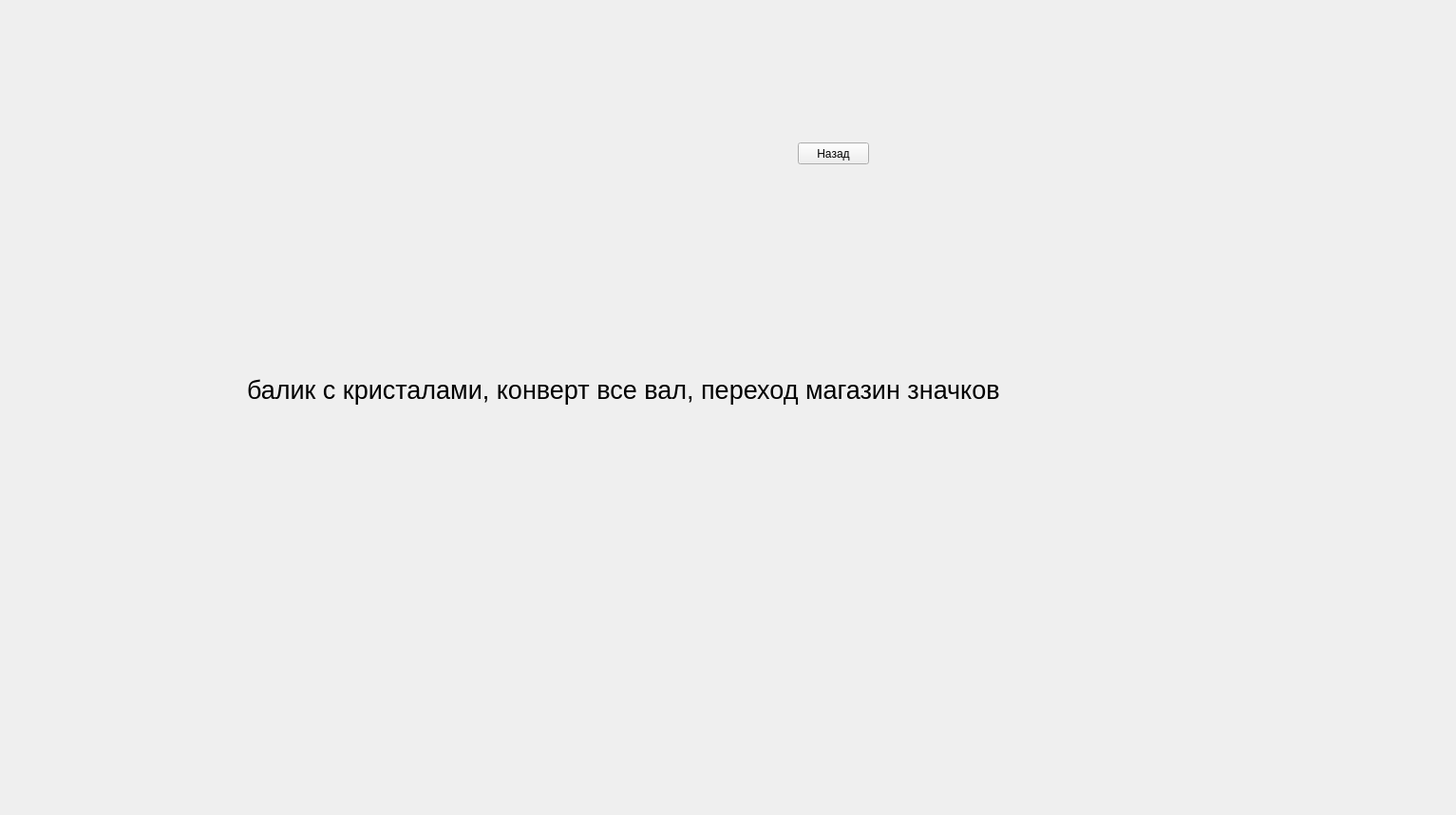
<?xml version="1.0" encoding="UTF-8"?>
<ui version="4.0">
 <class>MainWindow</class>
 <widget class="QMainWindow" name="MainWindow">
  <property name="geometry">
   <rect>
    <x>0</x>
    <y>0</y>
    <width>1533</width>
    <height>858</height>
   </rect>
  </property>
  <property name="windowTitle">
   <string>MainWindow</string>
  </property>
  <widget class="QWidget" name="centralwidget">
   <widget class="QLabel" name="label">
    <property name="geometry">
     <rect>
      <x>260</x>
      <y>300</y>
      <width>931</width>
      <height>221</height>
     </rect>
    </property>
    <property name="font">
     <font>
      <pointsize>20</pointsize>
     </font>
    </property>
    <property name="text">
     <string>балик с кристалами, конверт все вал, переход магазин значков</string>
    </property>
   </widget>
   <widget class="QPushButton" name="goBackBtn">
    <property name="geometry">
     <rect>
      <x>840</x>
      <y>150</y>
      <width>75</width>
      <height>23</height>
     </rect>
    </property>
    <property name="text">
     <string>Назад</string>
    </property>
   </widget>
  </widget>
 </widget>
 <resources/>
 <connections/>
</ui>
